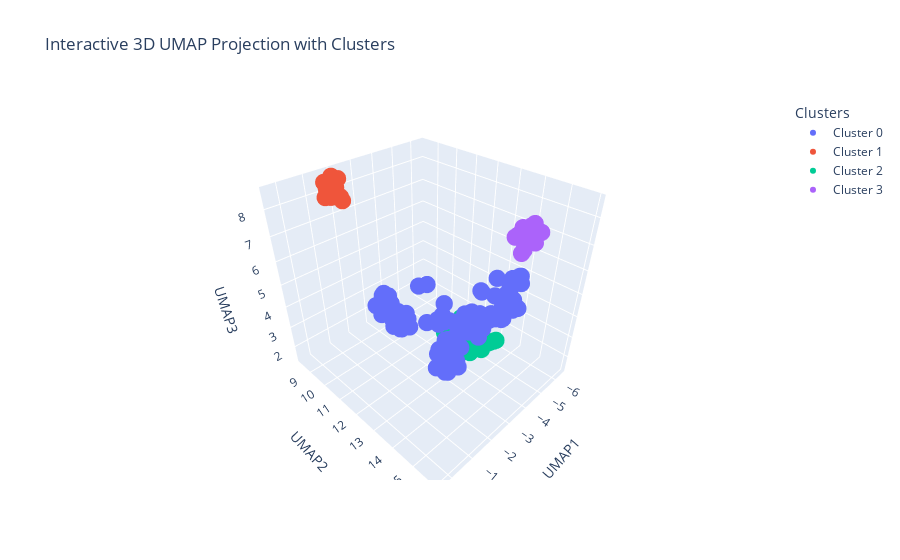

This figure's notebook cell:
### Code cell
project_and_visualize_clusters_interactive(
    tf_idf,
    new_topic_vectors,
    index=data.index.tolist(),
    new_topic_labels=test_topic_labels,
    features=features,
)
